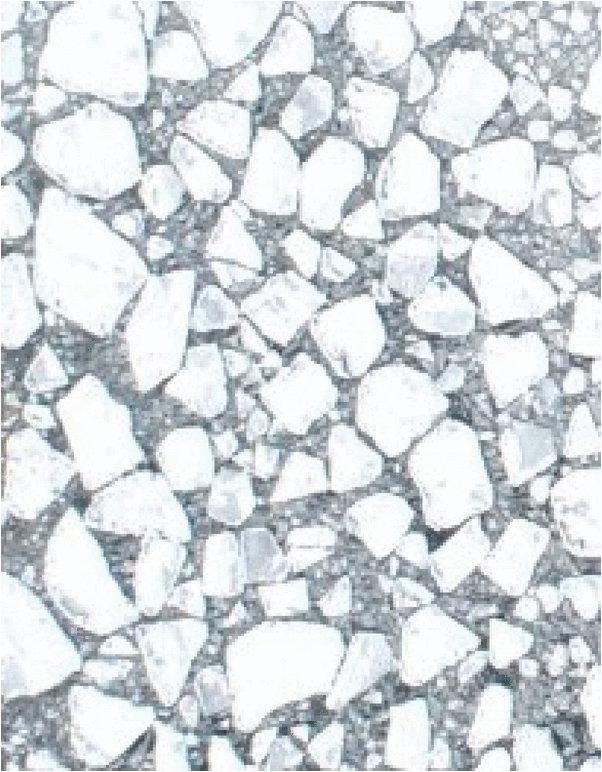
%> input picture Ice3.jpg, 602 x 772 px
$ octave testlabelling.m   (GNU Octave 9; MATLAB toolbox functions it lacks are replaced by stand-ins)
%> lines starting %> are read from the running program, lines starting %| are printed output that depends on the picture; in (x1, y1, x2, y2) boxes, pixels count from 0 and x2, y2 are one past the last pixel; in counts of white or black regions, pixels touching at a corner belong together; the program's own positions count from 1
clc;    % Clear the command window.
close all;  % Close all figures (except those of imtool.)
clear;  % Erase all existing variables. Or clearvars if you want.
% Reading image in
I = imread("Ice3.jpg");
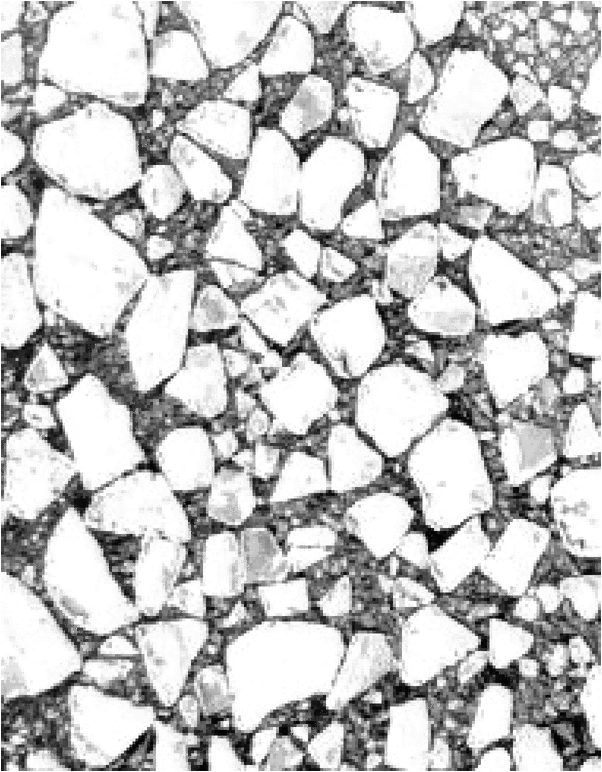
%> I: size 772x602 uint8; min 0, max 255, mean 192.1

% Grayscaling Image
ImG = im2gray(I);
Ibin = imbinarize(ImG);
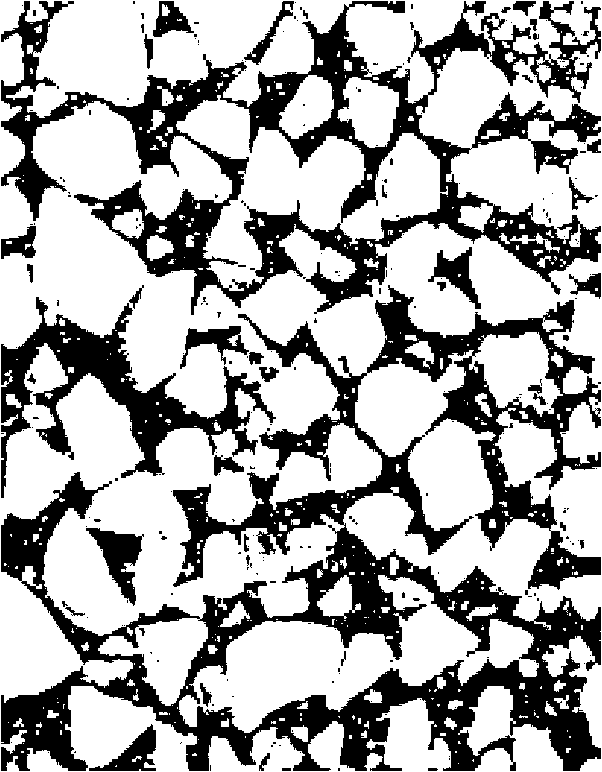
%> Ibin: size 772x602 logical; 67.1% white; 288 black regions (243 under 20 px)
[x,y] = size(Ibin);
%> x = 772; y = 602

%% label

%a = imcontour(Ibin);
b = regionprops(Ibin)
%> b = 508 regions; largest, box (x1, y1, x2, y2), Area and Centroid: (0, 0, 602, 772) 253882 [288.7 368.4], (179, 575, 539, 733) 21650 [347.2 660.2], (176, 95, 448, 291) 20387 [305.6 186.1], (337, 77, 399, 148) 2917 [370.8 111.8], (279, 75, 334, 139) 2227 [308.6 107.8]


[B,L] = bwboundaries(Ibin,'noholes');
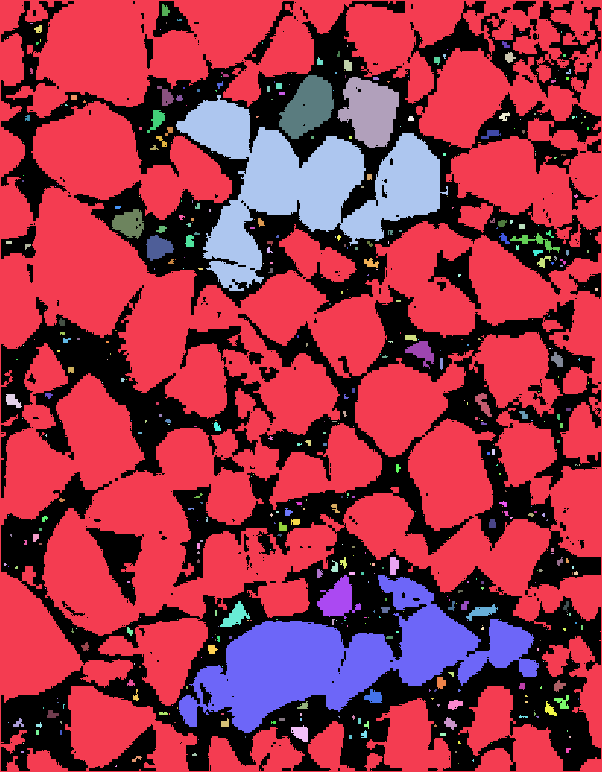
%> L: size 772x602 double; 509 distinct labels, from 0 to 508; one colour per label, 0 black
%> B = 508 boundaries; largest, box (x1, y1, x2, y2) and points: (0, 0, 602, 772) 2745, (176, 95, 448, 291) 1573, (179, 575, 539, 733) 1520, (337, 77, 399, 148) 255, (279, 75, 334, 139) 202
imshow(label2rgb(L, @jet, [.5 .5 .5]))
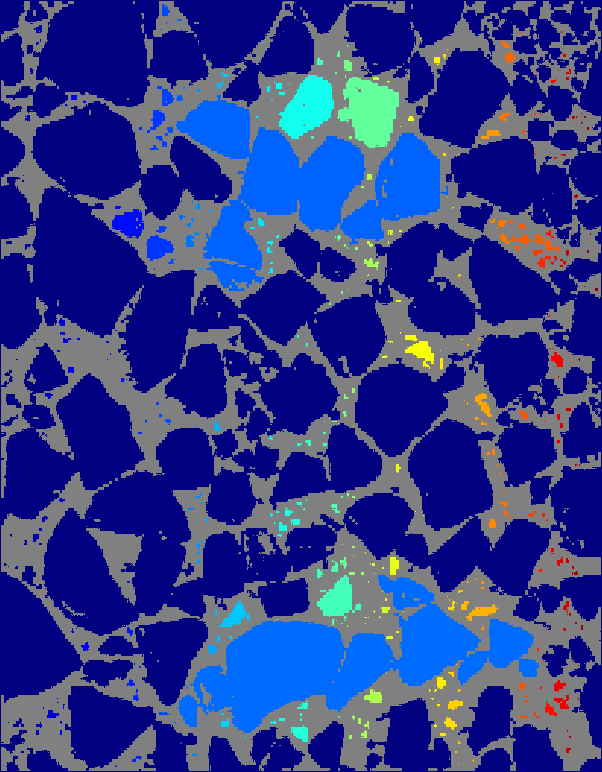
%> displayed picture: size 772x602x3, on the screen's scale of 0 to 255; mean R, G, B 45.4, 57.5, 140.9
hold on

for k = 1:length(B)
boundary = B{k};
plot(boundary(:,2), boundary(:,1), 'w', 'LineWidth', 2)
end
%> this loop made 508 passes
%> boundary on passes 5 to 7: [38 8; 38 8], [516 9; 516 9], [567 9; 567 9]
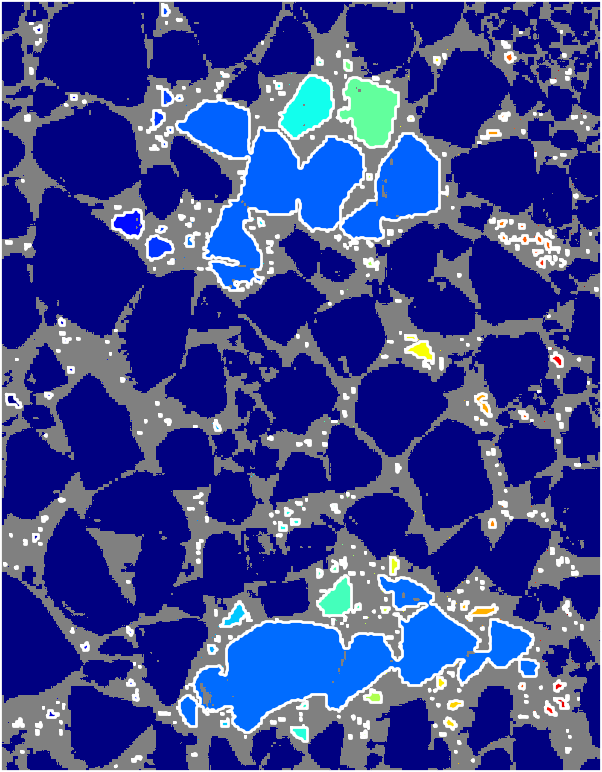
%> figure redrawn from the program's plot data

$ run again, with Ice1.jpg copied over Ice3.jpg
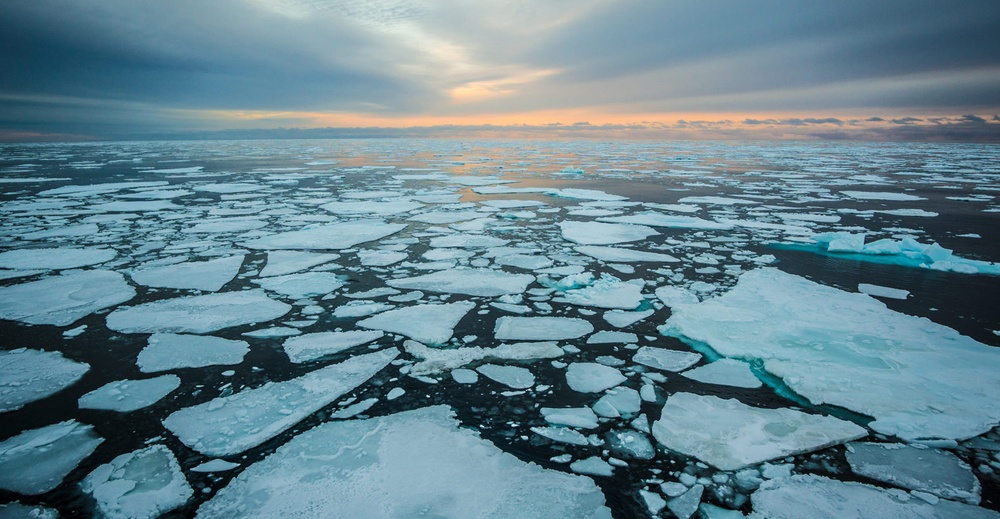
%> input picture Ice1.jpg, 1000 x 519 px, shrunk from 1550 x 804 before the run
%> I is the input picture: size 519x1000x3 uint8; mean R, G, B 100.8, 132.3, 144.2
%> `Ibin = imbinarize(ImG);`:
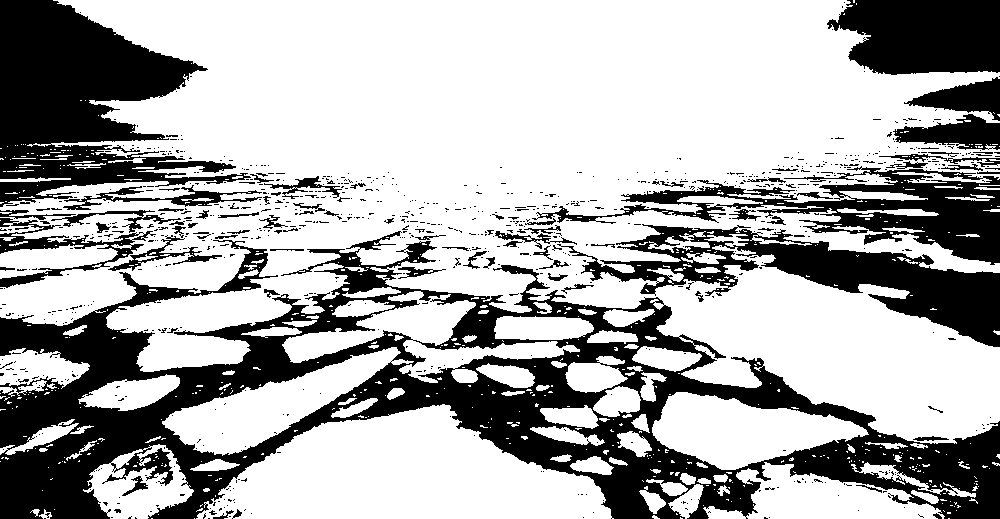
%> Ibin: size 519x1000 logical; 67.5% white; 858 black regions (771 under 20 px)
%> b = 645 regions; largest, box (x1, y1, x2, y2), Area and Centroid: (0, 0, 1000, 444) 250305 [529.4 177.2], (196, 404, 614, 519) 29744 [404.6 477], (652, 392, 869, 470) 9779 [743.4 431], (162, 347, 414, 456) 9463 [272.3 406.3], (282, 291, 580, 383) 8333 [420.3 339.6]
%> L: size 519x1000 double; 646 distinct labels, from 0 to 645
%> B = 645 boundaries; largest, box (x1, y1, x2, y2) and points: (0, 0, 1000, 444) 13738, (282, 291, 580, 383) 1176, (196, 404, 614, 519) 1020, (703, 462, 945, 519) 750, (162, 347, 414, 456) 568
%> the loop `for k = 1:length(B)` made 645 passes
%> boundary on passes 1, 7, 9: [149 1; 149 2; 149 1], [221 1; 221 1], [246 1; 246 1]
%> after the loop `for k = 1:length(B)`:
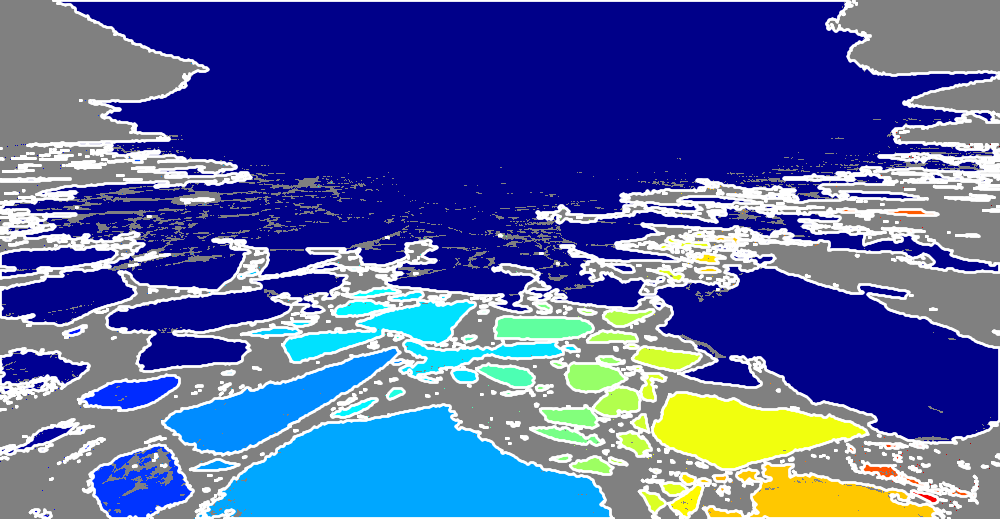
%> figure redrawn from the program's plot data
